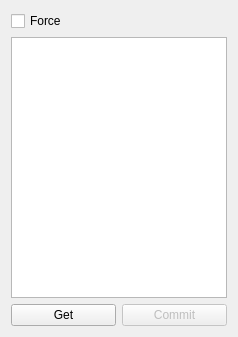
<?xml version="1.0" encoding="UTF-8"?>
<ui version="4.0">
 <class>Widget</class>
 <widget class="QWidget" name="Widget">
  <property name="geometry">
   <rect>
    <x>0</x>
    <y>0</y>
    <width>238</width>
    <height>337</height>
   </rect>
  </property>
  <property name="windowTitle">
   <string>Finviz parser</string>
  </property>
  <layout class="QGridLayout" name="gridLayout">
   <item row="0" column="0">
    <widget class="QCheckBox" name="checkForce">
     <property name="text">
      <string>Force</string>
     </property>
    </widget>
   </item>
   <item row="0" column="1">
    <widget class="QLabel" name="label">
     <property name="sizePolicy">
      <sizepolicy hsizetype="Maximum" vsizetype="Preferred">
       <horstretch>0</horstretch>
       <verstretch>0</verstretch>
      </sizepolicy>
     </property>
     <property name="toolTip">
      <string>Downloaded tickers</string>
     </property>
    </widget>
   </item>
   <item row="0" column="2">
    <widget class="QLabel" name="labelProgress">
     <property name="sizePolicy">
      <sizepolicy hsizetype="Maximum" vsizetype="Preferred">
       <horstretch>0</horstretch>
       <verstretch>0</verstretch>
      </sizepolicy>
     </property>
    </widget>
   </item>
   <item row="1" column="0" colspan="3">
    <widget class="QListWidget" name="list"/>
   </item>
   <item row="2" column="0" colspan="3">
    <layout class="QHBoxLayout" name="horizontalLayout">
     <item>
      <widget class="QPushButton" name="pushGet">
       <property name="text">
        <string>Get</string>
       </property>
      </widget>
     </item>
     <item>
      <widget class="QPushButton" name="pushCommit">
       <property name="enabled">
        <bool>false</bool>
       </property>
       <property name="text">
        <string>Commit</string>
       </property>
      </widget>
     </item>
    </layout>
   </item>
  </layout>
 </widget>
 <layoutdefault spacing="6" margin="11"/>
 <tabstops>
  <tabstop>checkForce</tabstop>
 </tabstops>
 <resources/>
 <connections>
  <connection>
   <sender>pushGet</sender>
   <signal>clicked()</signal>
   <receiver>Widget</receiver>
   <slot>slotGet()</slot>
   <hints>
    <hint type="sourcelabel">
     <x>99</x>
     <y>326</y>
    </hint>
    <hint type="destinationlabel">
     <x>318</x>
     <y>42</y>
    </hint>
   </hints>
  </connection>
  <connection>
   <sender>pushCommit</sender>
   <signal>clicked()</signal>
   <receiver>Widget</receiver>
   <slot>commit()</slot>
   <hints>
    <hint type="sourcelabel">
     <x>162</x>
     <y>315</y>
    </hint>
    <hint type="destinationlabel">
     <x>229</x>
     <y>315</y>
    </hint>
   </hints>
  </connection>
 </connections>
 <slots>
  <slot>slotGet()</slot>
  <slot>commit()</slot>
 </slots>
</ui>
